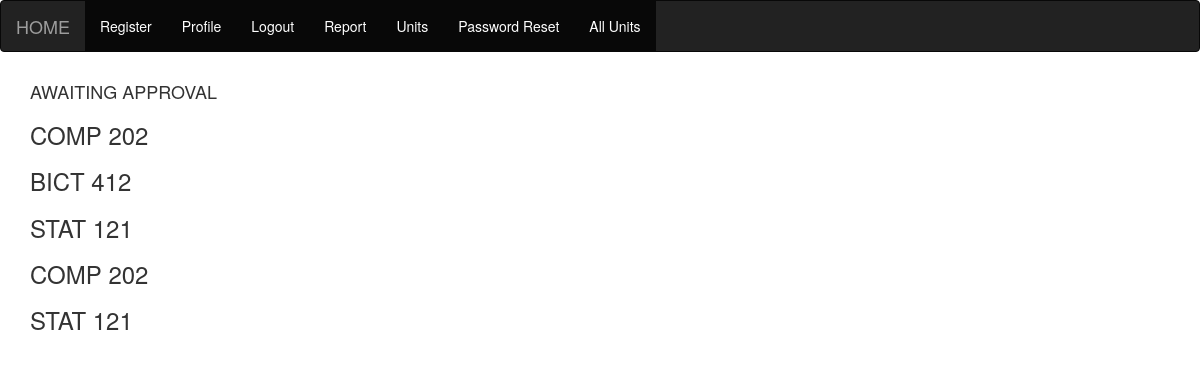
Screenshot of /units/ (signed in) with the database file from the repository.
### Users/models.py (models this page shows, shortened)
class MyUser(AbstractBaseUser):
    regno=models.CharField(max_length=15,unique=True)
    is_active = models.BooleanField(default=True)
    is_admin = models.BooleanField(default=False)
    objects = MyUserManager()
    USERNAME_FIELD = 'regno'

class Units(models.Model):
    Choices=(('BICT 412','BICT 412'),('STAT 121','STAT 121'),('COMP 202','COMP 202'))
    user=models.OneToOneField(MyUser,on_delete=models.CASCADE)
    unit1=models.CharField(blank=True,choices=Choices,max_length=30)
    unit2=models.CharField(blank=True,choices=Choices,max_length=30)
    unit3=models.CharField(blank=True,choices=Choices,max_length=30)
    unit4=models.CharField(blank=True,choices=Choices,max_length=30)
    unit5=models.CharField(blank=True,choices=Choices,max_length=30)
    approved=models.BooleanField(default=False)

### Users/views.py (the view)
# urls.py: path('units/',units.as_view(),name='units'),
class units(ListView):
    model=Units
    template_name='Users/units.html'

### Users/templates/Users/units.html (shortened to what this page needs)
{% extends 'Home/base.html' %}
{% load crispy_forms_tags %}
{% block content %}
{% if user.units.approved == True %}
<h4>APPROVED</h4>
<div class="container" style="color: green;">
  <h3>{{ user.units.unit1 }}</h3>
  <h3>{{ user.units.unit2 }}</h3>
  <h3>{{ user.units.unit3 }}</h3>
  <h3>{{ user.units.unit4 }}</h3>
  <h3>{{ user.units.unit5 }}</h3>
</div>
{% else %}
<div class="container" >
  <h4>AWAITING APPROVAL</h4>
  <h3>{{ user.units.unit1 }}</h3>
  <h3>{{ user.units.unit2 }}</h3>
  <h3>{{ user.units.unit3 }}</h3>
  <h3>{{ user.units.unit4 }}</h3>
  <h3>{{ user.units.unit5 }}</h3>
</div>
{% endif %}
{% endblock %}

### rows the page displays
MyUser: units.unit1 "COMP 202", units.unit2 "BICT 412", units.unit3 "STAT 121", units.unit4 "COMP 202", units.unit5 "STAT 121"
